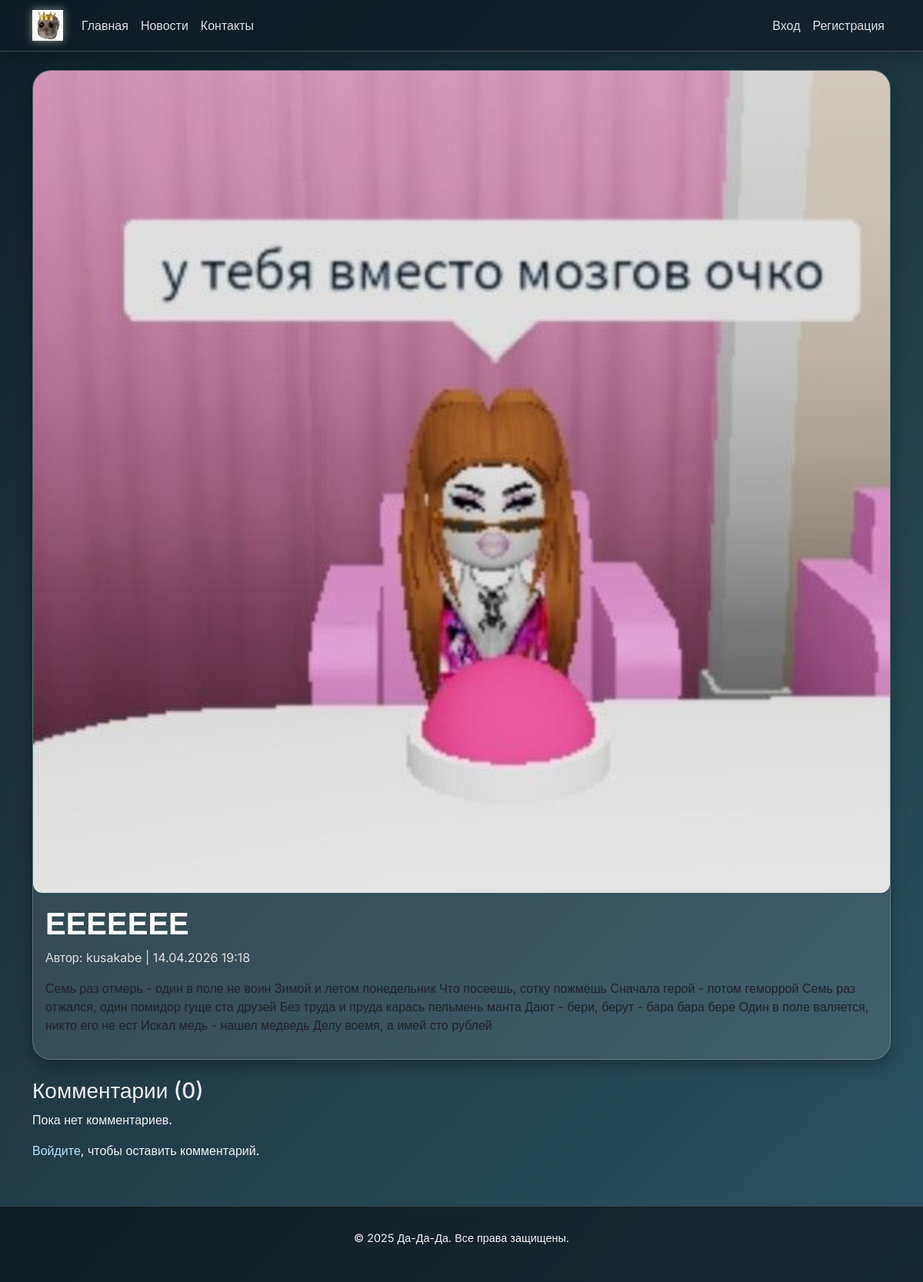
Screenshot of /news/4/ with the database file from the repository.
### news/models.py (models this page shows, shortened)
class News(models.Model):
    title = models.CharField(max_length=200, verbose_name='Заголовок')
    content = models.TextField(verbose_name='Содержание')
    author = models.ForeignKey(User, on_delete=models.CASCADE, verbose_name='Автор')
    pub_date = models.DateTimeField(default=timezone.now, verbose_name='Дата публикации')
    image = models.ImageField(upload_to='news_images/', blank=True, null=True, verbose_name='Изображение')
    class Meta:
        ordering = ['-pub_date']
        verbose_name = 'Новость'
        verbose_name_plural = 'Новости'

### news/views.py (the view, shortened to what this page needs)
# urls.py: path('news/<int:pk>/', views.news_detail, name='news_detail'),
def news_detail(request, pk):
    news = get_object_or_404(News, pk=pk)
    comments = news.comments.filter(is_approved=True)
    form = CommentForm()  # пустая форма для GET
    return render(request, 'news/news_detail.html', {
        'news': news,
        'comments': comments,
        'form': form,
    })

### templates/news/news_detail.html (shortened to what this page needs)
{% extends 'base.html' %}
{% block content %}
<div class="card mb-4">
    {% if news.image %}
        <img src="{{ news.image.url }}" class="img-fluid" alt="{{ news.title }}" style="max-width: 100%; height: auto; border-radius: 12px;">
    {% endif %}
    <div class="card-body">
        <h1 class="card-title">{{ news.title }}</h1>
        <p class="text-muted">Автор: {{ news.author.username }} | {{ news.pub_date|date:"d.m.Y H:i" }}</p>
        <p class="card-text">{{ news.content|linebreaks }}</p>
    </div>
</div>
<h3>Комментарии ({{ comments.count }})</h3>
{% for comment in comments %}
    <div class="card mb-2">
        <div class="card-body">
            <strong>{{ comment.author.username }}</strong> <span class="text-muted">{{ comment.created_date|date:"d.m.Y H:i" }}</span>
            <p>{{ comment.text }}</p>
        </div>
    </div>
{% empty %}
    <p>Пока нет комментариев.</p>
{% endfor %}
{% if user.is_authenticated %}
    <h4>Добавить комментарий</h4>
    <form method="post">
        {% csrf_token %}
        {{ form.as_p }}
        <button type="submit" class="btn btn-success">Отправить</button>
    </form>
{% else %}
    <p><a href="{% url 'login' %}">Войдите</a>, чтобы оставить комментарий.</p>
{% endif %}
{% endblock %}

### news/static/css/liquid_glass.css (style rules this page uses)
* { margin: 0; padding: 0; box-sizing: border-box; }
body { font-family: 'Inter', sans-serif; background: linear-gradient(135deg, #0f2027, #203a43, #2c5364); background-attachment: fixed; color: #f0f0f0; line-height: 1.5; backdrop-filter: blur(2px); }
.card { background: rgba(255, 255, 255, 0.1) !important; backdrop-filter: blur(10px); border-radius: 24px !important; border: 1px solid rgba(255, 255, 255, 0.2); box-shadow: 0 8px 20px rgba(0, 0, 0, 0.3); transition: all 0.35s cubic-bezier(0.2, 0.9, 0.4, 1.1); overflow: hidden; }
.card-title { color: #ffffff; font-weight: 700; }
.card-text, .text-muted { color: #ddd !important; }
a { color: #b8e1ff; text-decoration: none; }

### rows the page displays
News: image (picture), title "ЕЕЕЕЕЕЕ", author.username "kusakabe", pub_date "14.04.2026 19:18", content "Семь раз отмерь - один в поле не воин Зимой и летом понедельник Что посеешь, сотку пожмёшь Сначала герой - потом геморрой Семь раз отжался, один помидор гуще ста друзей Без труда и пруда карась пельмень манта Дают - бери, берут - бара бара бере Один в поле валяется, никто его не ест Искал медь - нашел медведь Делу воемя, а имей сто рублей"

### other values shown
{{ comments.count }} "0"
